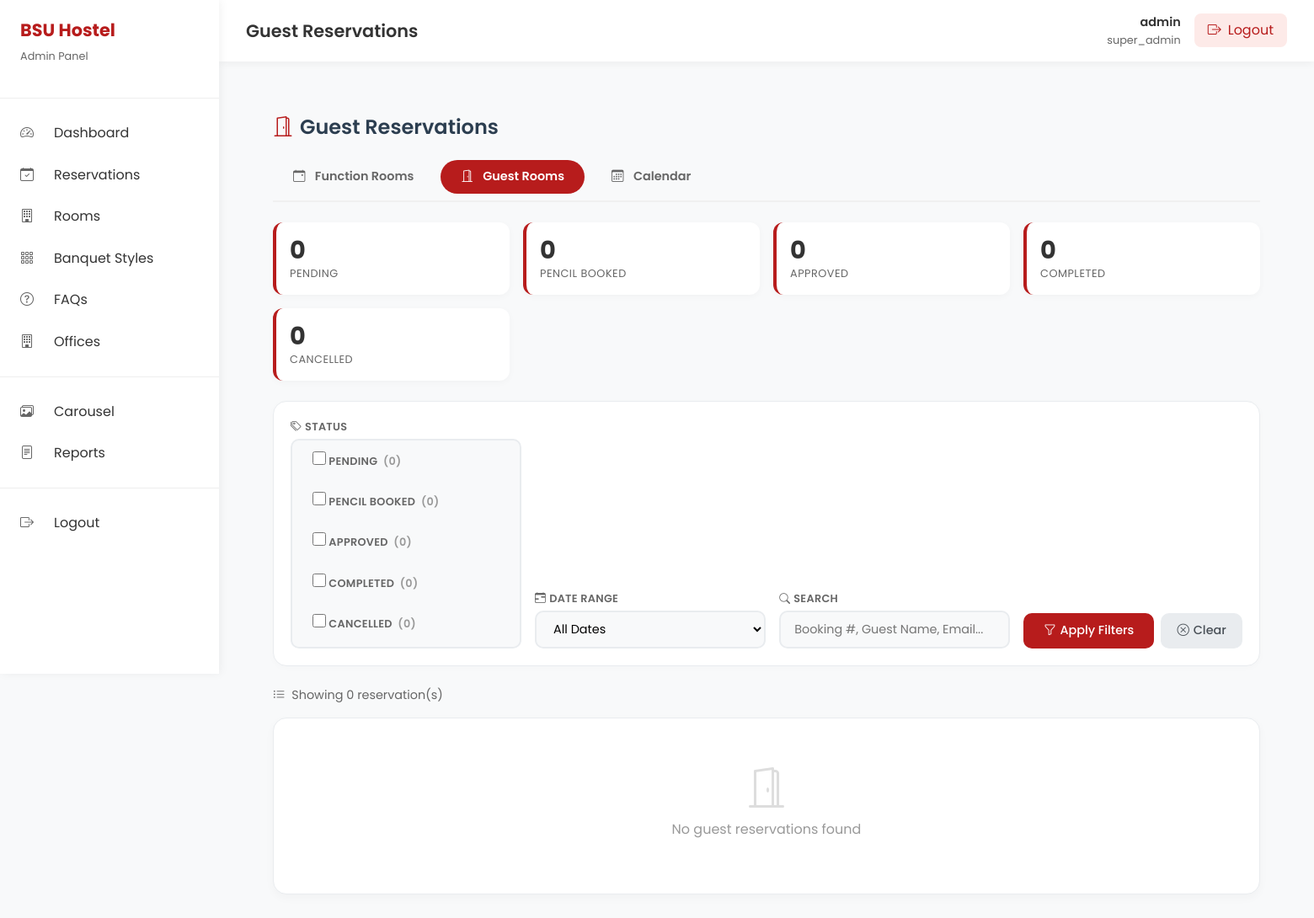
/admin/guest_reservations.php (signed in), run on an earlier commit of the app's database.
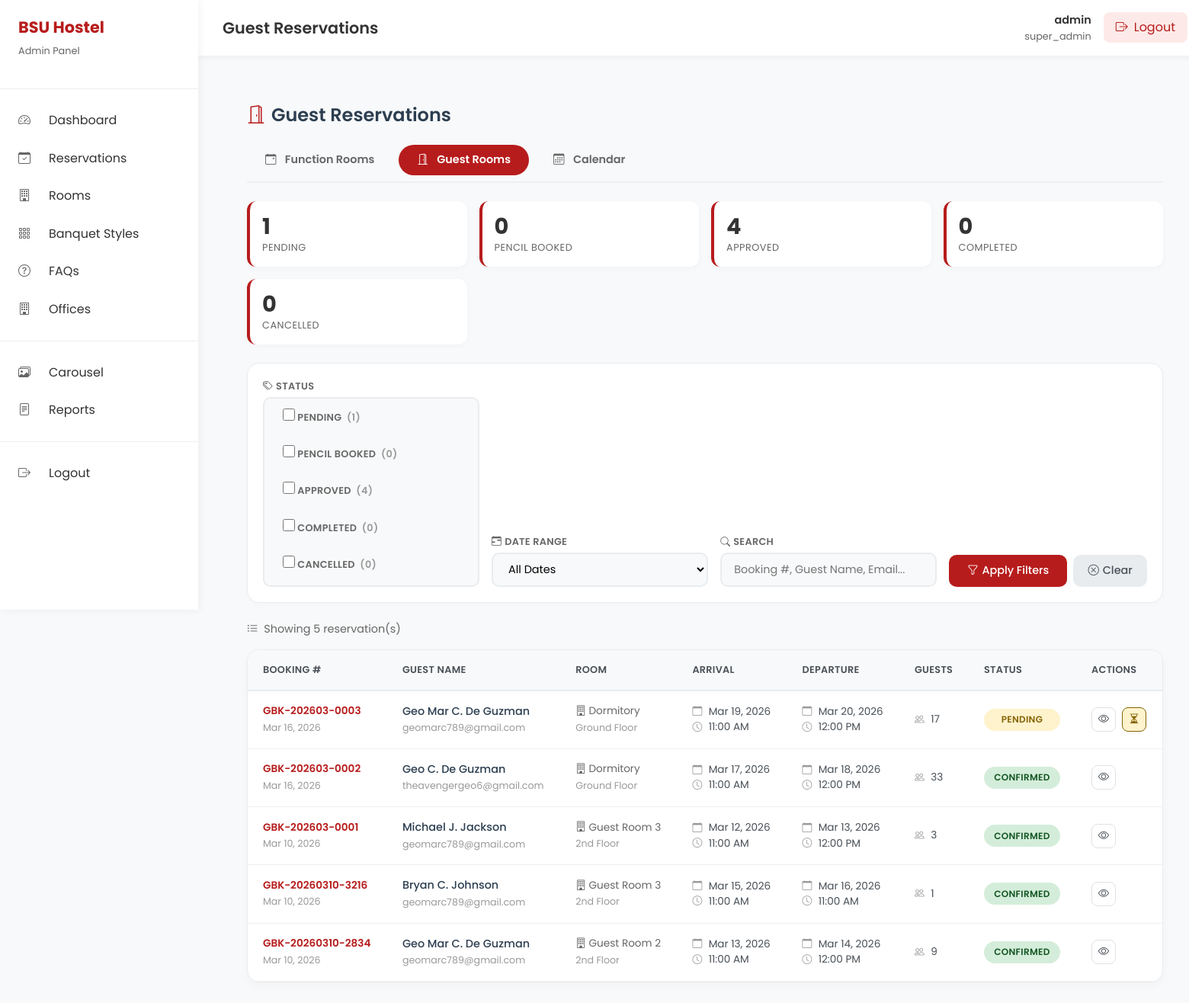
And on a later commit of the database.
### tables this page shows
CREATE TABLE `guest_room_reservations` (
  `id` int(11) NOT NULL,
  `booking_no` varchar(50) NOT NULL,
  `user_id` int(11) DEFAULT NULL,
  `guest_name` varchar(255) NOT NULL,
  `guest_email` varchar(255) NOT NULL,
  `guest_contact` varchar(50) NOT NULL,
  `guest_address` text DEFAULT NULL,
  `guest_dob` date DEFAULT NULL,
  `guest_id_type` varchar(50) DEFAULT NULL,
  `guest_id_number` varchar(100) DEFAULT NULL,
  `purpose_of_stay` varchar(255) DEFAULT NULL,
  `check_in_date` date NOT NULL,
  `check_out_date` date NOT NULL,
  `check_in_time` time NOT NULL,
  `check_out_time` time NOT NULL,
  `number_of_nights` int(11) GENERATED ALWAYS AS (to_days(`check_out_date`) - to_days(`check_in_date`)) STORED,
  `adults_count` int(11) NOT NULL DEFAULT 1,
  `children_count` int(11) NOT NULL DEFAULT 0,
  `total_guests` int(11) NOT NULL,
  `guest_room_id` int(11) NOT NULL,
  `extra_bed_requested` tinyint(1) NOT NULL DEFAULT 0,
  `extra_beds_count` int(11) NOT NULL DEFAULT 0,
  `room_price_per_night` decimal(10,2) NOT NULL,
  `extra_bed_price_per_night` decimal(10,2) DEFAULT 0.00,
  `subtotal` decimal(10,2) NOT NULL,
  `discount_amount` decimal(10,2) DEFAULT 0.00,
  `total_amount` decimal(10,2) NOT NULL,
  `other_guests` longtext DEFAULT NULL CHECK (json_valid(`other_guests`)),
  `status` enum('pending','pencil_booked','confirmed','checked_in','checked_out','cancelled','no_show') NOT NULL DEFAULT 'pending',
  `payment_status` enum('unpaid','partial','paid','refunded') NOT NULL DEFAULT 'unpaid',
  `payment_method` varchar(50) DEFAULT NULL,
  `payment_date` datetime DEFAULT NULL,
  `amount_paid` decimal(10,2) DEFAULT 0.00,
  `special_requests` text DEFAULT NULL,
  `admin_remarks` text DEFAULT NULL,
  `terms_accepted` tinyint(1) NOT NULL DEFAULT 0,
  `terms_accepted_by` varchar(255) DEFAULT NULL,
  `terms_accepted_at` datetime DEFAULT NULL,
  `digital_signature` text DEFAULT NULL,
  `data_privacy_consent` tinyint(1) NOT NULL DEFAULT 0,
  `created_by` int(11) DEFAULT NULL,
  `created_at` timestamp NOT NULL DEFAULT current_timestamp(),
  `updated_at` timestamp NOT NULL DEFAULT current_timestamp() ON UPDATE current_timestamp(),
  `deleted` tinyint(1) NOT NULL DEFAULT 0
);

CREATE TABLE `guest_rooms` (
  `id` int(11) NOT NULL,
  `room_number` varchar(20) NOT NULL,
  `room_name` varchar(100) NOT NULL,
  `room_type` enum('standard','deluxe','family','dormitory') NOT NULL DEFAULT 'standard',
  `capacity_adults` int(11) NOT NULL DEFAULT 2,
  `capacity_children` int(11) NOT NULL DEFAULT 0,
  `max_guests` int(11) NOT NULL DEFAULT 2,
  `bed_configuration` varchar(100) DEFAULT NULL,
  `floor` varchar(20) DEFAULT NULL,
  `price_per_night` decimal(10,2) NOT NULL,
  `extra_bed_available` tinyint(1) NOT NULL DEFAULT 0,
  `extra_bed_price` decimal(10,2) DEFAULT 500.00,
  `description` text DEFAULT NULL,
  `amenities` text DEFAULT NULL,
  `is_active` tinyint(1) NOT NULL DEFAULT 1,
  `sort_order` int(11) DEFAULT 0,
  `created_at` timestamp NOT NULL DEFAULT current_timestamp(),
  `updated_at` timestamp NOT NULL DEFAULT current_timestamp() ON UPDATE current_timestamp()
);

### admin/inc/auth.php (called while the page is built, shortened)
<?php
function getAdminInfo($conn) {
    $stmt = $conn->prepare("SELECT id, username, email, role, last_login FROM admin_users WHERE id = ?");
    $stmt->bind_param("i", $_SESSION['admin_id']);
    $stmt->execute();
    return $stmt->get_result()->fetch_assoc();
}
?>

### admin/guest_reservations.php (the view, shortened to what the rows shown need)
<?php
require_once __DIR__ . '/inc/header.php';
$query = "SELECT
              gr.*,
              g.room_name,
              g.floor,
              gr.check_in_date AS arrival_date,
              gr.check_out_date AS departure_date
          FROM guest_room_reservations gr
          LEFT JOIN guest_rooms g ON gr.guest_room_id = g.id
          WHERE gr.deleted = 0";
$query .= " ORDER BY gr.created_at DESC";
$stmt = $conn->prepare($query);
$stmt->execute();
$reservations = $stmt->get_result();
function getStatusBadgeClass($status) {
    switch (strtolower($status)) {
        case 'pending': return 'status-pending';
        case 'confirmed': return 'status-approved';
    }
}
?>
<div class="content-area">
    <div class="guest-reservations-header">
        <h1><i class="bi bi-door-open me-2" style="color: #b71c1c;"></i>Guest Reservations</h1>
    </div>
    <div class="table-responsive">
        <?php if ($reservations && $reservations->num_rows > 0): ?>
        <table>
            <thead>
                <tr>
                    <th>Booking #</th>
                    <th>Guest Name</th>
                    <th>Room</th>
                    <th>Arrival</th>
                    <th>Departure</th>
                    <th>Guests</th>
                    <th>Status</th>
                    <th>Actions</th>
                </tr>
            </thead>
            <tbody>
                <?php while ($row = $reservations->fetch_assoc()):
                    $other_guests = json_decode($row['other_guests'], true);
                    $total_guests = (int)($row['total_guests'] ?? 0);
                    if (!empty($other_guests)) {
                        foreach ($other_guests as $guest) {
                            if (!empty($guest['name'])) $total_guests++;
                        }
                    }
                    $status_norm = ($row['status'] === '' || $row['status'] === null) ? 'pending' : $row['status'];
                ?>
                <tr>
                    <td>
                        <div class="booking-no"><?= htmlspecialchars($row['booking_no']) ?></div>
                        <small style="color: #999;"><?= date('M d, Y', strtotime($row['created_at'])) ?></small>
                    </td>
                    <td>
                        <div class="guest-name"><?= htmlspecialchars($row['guest_name']) ?></div>
                        <small style="color: #999;"><?= htmlspecialchars($row['guest_email']) ?></small>
                    </td>
                    <td>
                        <div class="room-info">
                            <i class="bi bi-building"></i> <?= htmlspecialchars($row['room_name']) ?>
                        </div>
                        <small style="color: #999;"><?= htmlspecialchars($row['floor']) ?></small>
                    </td>
                    <td>
                        <div class="date-info">
                            <i class="bi bi-calendar"></i> <?= date('M d, Y', strtotime($row['arrival_date'])) ?>
                        </div>
                        <div class="date-info">
                            <i class="bi bi-clock"></i> <?= date('h:i A', strtotime($row['check_in_time'])) ?>
                        </div>
                    </td>
                    <td>
                        <div class="date-info">
                            <i class="bi bi-calendar"></i> <?= date('M d, Y', strtotime($row['departure_date'])) ?>
                        </div>
                        <div class="date-info">
                            <i class="bi bi-clock"></i> <?= date('h:i A', strtotime($row['check_out_time'])) ?>
                        </div>
                    </td>
                    <td>
                        <div class="date-info">
                            <i class="bi bi-people"></i> <?= (int)$total_guests ?>
                        </div>
                    </td>
                    <td>
                        <span class="status-badge <?= getStatusBadgeClass($status_norm) ?>">
                            <?= strtoupper($status_norm) ?>
                        </span>
                    </td>
                    <td>
                        <div class="action-buttons">
                            <a href="guest_reservation_details.php?id=<?= $row['id'] ?>" class="btn-view" title="View Details">
                                <i class="bi bi-eye"></i>
                            </a>
                            <?php if ($status_norm === 'pending'): ?>
                            <a href="guest_reservation_details.php?id=<?= $row['id'] ?>#admin-actions" class="btn-view" title="Review" style="background: #fff3cd; border-color: #856404; color: #856404;">
                                <i class="bi bi-hourglass-split"></i>
                            </a>
                            <?php endif; ?>
                        </div>
                    </td>
                </tr>
                <?php endwhile; ?>
            </tbody>
        </table>
        <?php endif; ?>
    </div>
</div>
<?php require_once __DIR__ . '/inc/footer.php'; ?>

### admin/inc/header.php (shortened to what the rows shown need)
<?php
require_once __DIR__ . '/auth.php';
$admin = getAdminInfo($conn);
?>
<!DOCTYPE html>
<html lang="en">
<head>
    <link href="https://cdn.jsdelivr.net/npm/bootstrap@5.3.0/dist/css/bootstrap.min.css" rel="stylesheet">
    <link href="https://cdn.jsdelivr.net/npm/bootstrap-icons@1.11.1/font/bootstrap-icons.css" rel="stylesheet">
</head>
<body>
    <div class="admin-wrapper">
        <div class="sidebar" id="sidebar">
            <div class="sidebar-header">
                <div>
                    <h2>BSU Hostel</h2>
                </div>
            </div>
        </div>
        <div class="main-content">
            <div class="top-bar">
                <div class="user-menu">
                    <div class="user-info">
                        <div class="user-name"><?= htmlspecialchars($admin['username'] ?? 'Admin') ?></div>
                        <div class="user-role"><?= htmlspecialchars($admin['role'] ?? 'Administrator') ?></div>
                    </div>
                </div>
            </div>
            <div class="content-area">

What changed in the data, as far as the page shows it:
added guest_room_reservations: booking_no "GBK-202603-0003", created_at "Mar 16, 2026", guest_name "Geo Mar C. De Guzman", guest_email "geomarc789@gmail.com", guest_room.room_name "Dormitory", guest_room.floor "Ground Floor", check_in_date "Mar 19, 2026", check_in_time "11:00 AM", check_out_date "Mar 20, 2026", check_out_time "12:00 PM", total_guests "17", status "PENDING"
added guest_room_reservations: booking_no "GBK-202603-0002", created_at "Mar 16, 2026", guest_name "Geo C. De Guzman", guest_email "theavengergeo6@gmail.com", guest_room.room_name "Dormitory", guest_room.floor "Ground Floor", check_in_date "Mar 17, 2026", check_in_time "11:00 AM", check_out_date "Mar 18, 2026", check_out_time "12:00 PM", total_guests "33", status "CONFIRMED"
added guest_room_reservations: booking_no "GBK-202603-0001", created_at "Mar 10, 2026", guest_name "Michael J. Jackson", guest_email "geomarc789@gmail.com", guest_room.room_name "Guest Room 3", guest_room.floor "2nd Floor", check_in_date "Mar 12, 2026", check_in_time "11:00 AM", check_out_date "Mar 13, 2026", check_out_time "12:00 PM", total_guests "3", status "CONFIRMED"
added guest_room_reservations: booking_no "GBK-20260310-3216", created_at "Mar 10, 2026", guest_name "Bryan C. Johnson", guest_email "geomarc789@gmail.com", guest_room.room_name "Guest Room 3", guest_room.floor "2nd Floor", check_in_date "Mar 15, 2026", check_in_time "11:00 AM", check_out_date "Mar 16, 2026", check_out_time "11:00 AM", total_guests "1", status "CONFIRMED"
added guest_room_reservations: booking_no "GBK-20260310-2834", created_at "Mar 10, 2026", guest_name "Geo Mar C. De Guzman", guest_email "geomarc789@gmail.com", guest_room.room_name "Guest Room 2", guest_room.floor "2nd Floor", check_in_date "Mar 13, 2026", check_in_time "11:00 AM", check_out_date "Mar 14, 2026", check_out_time "12:00 PM", total_guests "9", status "CONFIRMED"
Also different on the page:
$status_counts['pending']: "0" → "1"
$status_counts['confirmed']: "0" → "4"
$reservations->num_rows: "0" → "5"
text no longer shown: "No guest reservations found"
text now shown: "BOOKING # GUEST NAME ROOM ARRIVAL DEPARTURE GUESTS STATUS ACTIONS"
